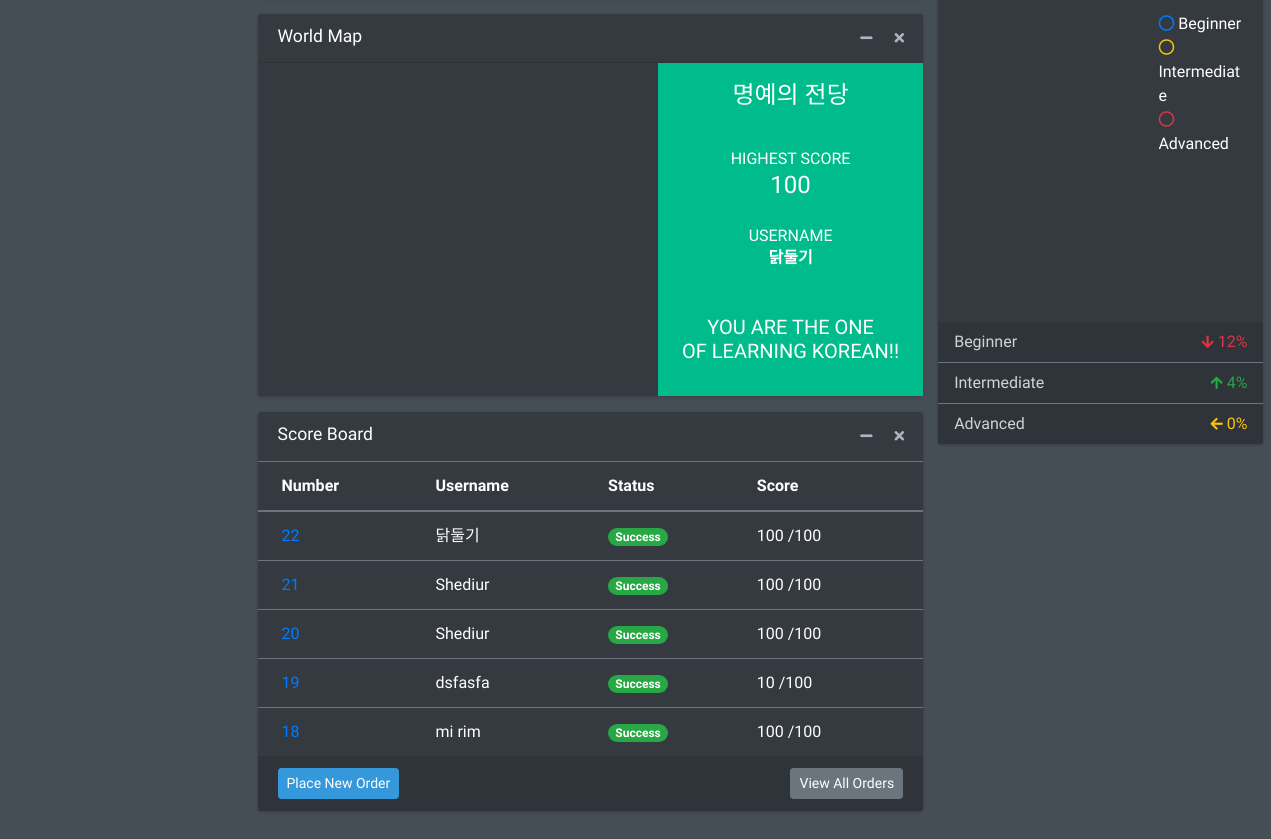
/ (signed in, lower part), run on an earlier commit of the app's database.
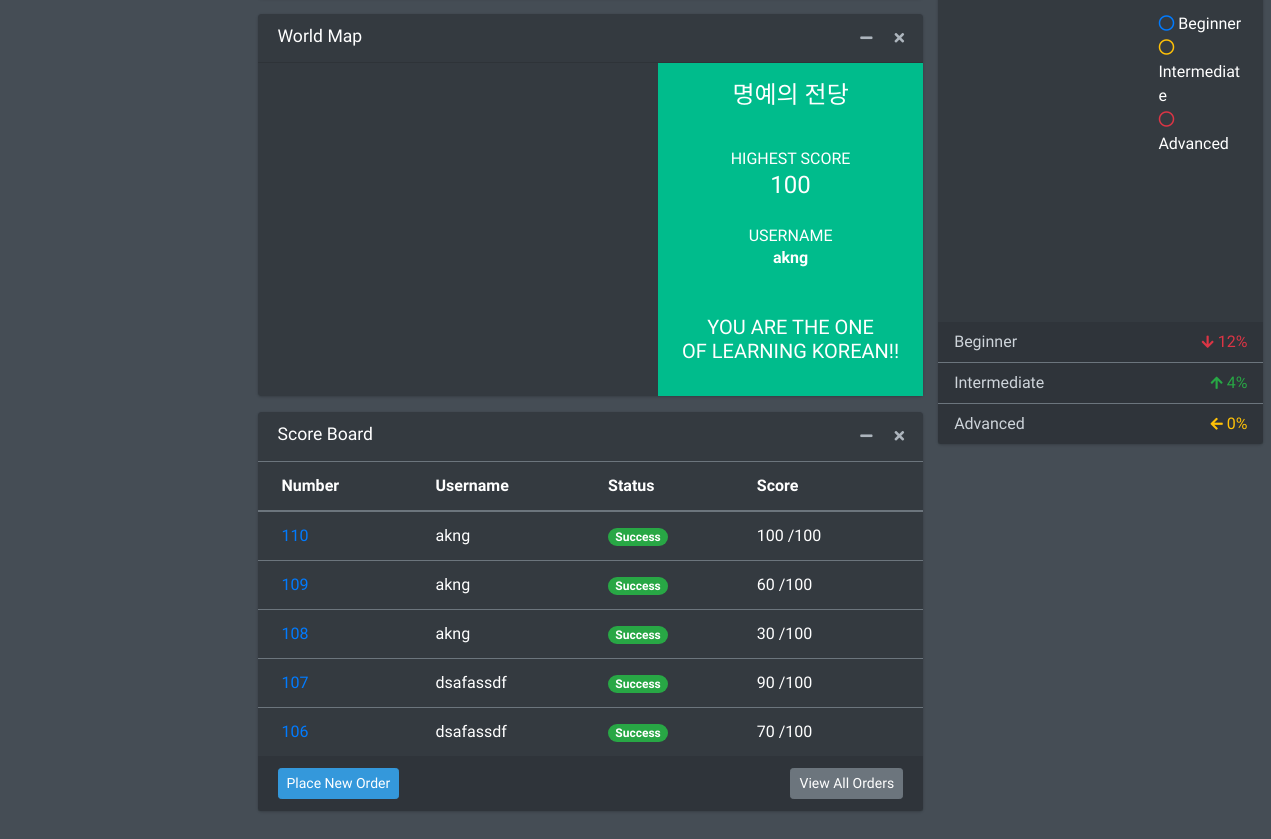
And on a later commit of the database.
### website/models.py (models this page shows)
class User(db.Model, UserMixin):
    id = db.Column(db.Integer, primary_key=True)
    email = db.Column(db.String(150), unique=True)
    password = db.Column(db.String(150))
    first_name = db.Column(db.String(150))
    notes = db.relationship('Note')
    scores = db.relationship('Score')
    scores_updown = db.relationship('Score_UpDown')

class Score(db.Model):
    id = db.Column(db.Integer, primary_key=True)
    data = db.Column(db.String(10000))
    date = db.Column(db.DateTime(timezone=True), default=func.now())
    user_id = db.Column(db.Integer, db.ForeignKey('user.id'))

### website/views.py (the view, shortened to what this page needs)
@views.route('/', methods=['GET', 'POST'])
@login_required
def home():
    users = User.query.all()
    s = Score.query.all()
    No_entity = False
    if len(current_user.scores) == int(0):
      No_entity = True
    No_entity_2 = False
    if len(s) <= int(4):
      No_entity_2 = True
    print(No_entity)
    score_sum = 0
    sum_score_len = len(current_user.scores)
    if sum_score_len != 0:
      for n in current_user.scores:
        score_sum += int(n.data)
    print(score_sum)
    if sum_score_len != 0:
      average_score = score_sum / sum_score_len
    else:
      average_score = 0
    average_score = math.floor(average_score)
    if sum_score_len != 0:
      latest_score = int(current_user.scores[-1].data)
    else:
      latest_score = 0
    correct = 0
    incorrect = 0
    if len(current_user.scores_updown) != 0:
      for n in current_user.scores_updown:
        correct += int(n.correct)
        incorrect += int(n.incorrect)
    else:
      pass
    correct_raw = int(correct /10)
    incorrect_raw = int(incorrect /10)
    Overall_Questions = correct+ incorrect
    if Overall_Questions == 0:
      correct = 0
      incorrect = 0
    else:
      correct = int(correct / Overall_Questions * 100)
      incorrect = int(incorrect / Overall_Questions * 100)
    SCORE_ALL = Score.query.all()
    SCORE_LIST = []
    for n in SCORE_ALL:
      n.data = int(n.data)
      SCORE_LIST.append(n.data)
    print(SCORE_LIST)
    SCORE_LIST.sort()
    print(SCORE_LIST)
    Higest_Score = SCORE_LIST[-1]
    Higest_Score_User = []
    for n in SCORE_ALL:
      if n.data == Higest_Score:
        Higest_Score_User.append(n.user_id)
    Higest_Score_User_listx = ""
    for n in users:
      if Higest_Score_User[-1] == n.id:
        Higest_Score_User_listx = n.first_name
    print(Higest_Score_User_listx)
    y = [1, 1, 2, 2]
    print(predict(1, y))
    for n in admin:
      print(n)
    total_visits_count = visits(1)
    score_list = []
    prediction_list = []
    pp_prediction_list= []
    Pearson = []
    res_prediction_score = 0
    res_res_prediction_score = 0
    tag = "D"
    if len(current_user.scores) < 3:
      predicted_score = 0
    avg_res = 0
    avg = 0
    num = 0
    if len(current_user.scores) >= 3:
      final_list = score_list + res_prediction_score
    if len(current_user.scores) >= 3:
      skew_final = skew(final_list)
    else:
      skew_final = 0
    if len(current_user.scores) >= 3:
      kurt_final = kurtosis(final_list)
    else:
      kurt_final = 0
    if len(current_user.scores) >= 3:
      var_final = np.var(final_list,ddof=1)
    else:
      var_final = 0
    if len(current_user.scores) >= 3:
      std_final = np.std(final_list)
    else:
      std_final = 0
    if len(current_user.scores) >= 3:
      min_final = min(final_list)
    else:
      min_final = 0
    if len(current_user.scores) >= 3:
      max_final = max(final_list)
    else:
      max_final = 0
    if len(current_user.scores) >= 3:
      data = np.array(final_list)
      q3, q1 = np.percentile(data, [75 ,25])
      iqr = q3 - q1
    else:
      iqr = 0
    if len(current_user.scores) >= 3:
      for m in range(0, len(final_list)):
        Pearson.append(m+1)
      correlation, p_value = pearsonr(Pearson, final_list)
    else:
      correlation = 0
    if len(current_user.scores) >= 3:
      covariance = np.cov(Pearson, final_list)[0,1]
    else:
      covariance = 0
    U_B = 0
    U_I = 0
    U_A = 0
    U_all = User.query.all()
    for u in range(0, len(U_all)):
      sum = 0
      aveg = 0
      for m_m in range(0, len(U_all[u].scores)):
        sum += U_all[u].scores[m_m].data
      if(len(U_all[u].scores) >=1):
        aveg = sum / len(U_all[u].scores)
      else:
        aveg = 0
      if(aveg >=70):
        U_A+=1
      elif(aveg <70 and aveg >= 30):
        U_I+=1
      else:
        U_B +=1
    print(U_B)
    print(U_I)
    print(U_A)
    return render_template("home.html", user=current_user, users = users, No_entity = No_entity, s=s, average_score = average_score, latest_score=latest_score, No_entity_2=No_entity_2, correct=correct, incorrect=incorrect, correct_raw= correct_raw, incorrect_raw = incorrect_raw, total_visits_count = total_visits_count, Higest_Score = Higest_Score, Higest_Score_User_listx = Higest_Score_User_listx, admin = admin, predicted_score = predicted_score, trial = len(current_user.scores), pp_prediction_list = pp_prediction_list, res_prediction_score = res_prediction_score, avg_res = avg_res, skew_final = skew_final, kurt_final = kurt_final, var_final = var_final, std_final = std_final, min_final = min_final, max_final = max_final, iqr = iqr, correlation = correlation, covariance= covariance, res_res_prediction_score = res_res_prediction_score, tag = tag, U_B = U_B, U_I = U_I, U_A = U_A)

### website/__init__.py (called while the page is built)
def create_app():
    app = Flask(__name__)
    app.config['SECRET_KEY'] = 'hjshjhdjah kjshkjdhjs'
    app.config['SQLALCHEMY_DATABASE_URI'] = f'sqlite:///{DB_NAME}'
    db.init_app(app)
    from .views import views
    from .auth import auth
    app.register_blueprint(views, url_prefix='/')
    app.register_blueprint(auth, url_prefix='/')
    from .models import User, Note
    create_database(app)
    login_manager = LoginManager()
    login_manager.login_view = 'auth.login'
    login_manager.init_app(app)
    @login_manager.user_loader
    def load_user(id):
        return User.query.get(int(id))
    return app

### website/views.py (called while the page is built)
def visits(n):
    num = result[0] + result[-1]
    result.append(num+13)
    print(result)
    del result[1]
    return result[-1]

def predict(x, y):
  return y

### website/templates/home.html (shortened to what the changed rows need)
{% extends "base.html" %} {% block title %}Level Test{% endblock %} {% block
content %}
  <div class="content-wrapper">
        <div class="row">
          <div class="col-md-8">
            <div class="card">
              <div class="card-body p-0">
                <div class="d-md-flex">
                  <div class="card-pane-right bg-success pt-2 pb-2 pl-4 pr-4">
                    <div class="description-block mb-4">
                      <span class="description-text">USERNAME</span>
                      <h3 class="description-header">{{ Higest_Score_User_listx }}</h3>
                    </div>
                  </div>
                </div>
              </div>
            </div>
            <div class="card">
              <div class="card-body p-0">
                <div class="table-responsive">
                  <table class="table m-0">
                    <thead>
                    <tr>
                      <th>Number</th>
                      <th>Username</th>
                      <th>Status</th>
                      <th>Score</th>
                    </tr>
                    </thead>
                    <tbody>
                    {% if No_entity_2 == True %}
                      <tr>
                        <td>
                          <div style="">There aren't enough members to draw the table.</div>
                        </td>
                      </tr>
                    {% else %}
                      <tr>
                        <td><a href="#">{{ s[-1].id }}</a></td>
                        <td>{{ users[s[-1].user_id-1].first_name }}</td>
                        <td><span class="badge badge-pill badge-success">Success</span></td>
                        <td>
                          <div class="sparkbar" data-color="#00a65a" data-height="20">{{ s[-1].data }} /100</div>
                        </td>
                      </tr>
                      <tr>
                        <td><a href="#">{{ s[-2].id }}</a></td>
                        <td>{{ users[s[-2].user_id-1].first_name }}</td>
                        <td><span class="badge badge-pill badge-success">Success</span></td>
                        <td>
                          <div class="sparkbar" data-color="#f39c12" data-height="20">{{ s[-2].data }} /100</div>
                        </td>
                      </tr>
                      <tr>
                        <td><a href="#">{{ s[-3].id }}</a></td>
                        <td>{{ users[s[-3].user_id-1].first_name }}</td>
                        <td><span class="badge badge-pill badge-success">Success</span></td>
                        <td>
                          <div class="sparkbar" data-color="#f56954" data-height="20">{{ s[-3].data }} /100</div>
                        </td>
                      </tr>
                      <tr>
                        <td><a href="#">{{ s[-4].id }}</a></td>
                        <td>{{ users[s[-4].user_id-1].first_name }}</td>
                        <td><span class="badge badge-pill badge-success">Success</span></td>
                        <td>
                          <div class="sparkbar" data-color="#00c0ef" data-height="20">{{ s[-4].data }} /100</div>
                        </td>
                      </tr>
                      <tr>
                        <td><a href="#">{{ s[-5].id }}</a></td>
                        <td>{{ users[s[-5].user_id-1].first_name }}</td>
                        <td><span class="badge badge-pill badge-success">Success</span></td>
                        <td>
                          <div class="sparkbar" data-color="#f39c12" data-height="20">{{ s[-5].data }} /100</div>
                        </td>
                      </tr>
                    {% endif %}
                    </tbody>
                  </table>
                </div>
              </div>
            </div>
          </div>
          </div>
        </div>
      </div>
  </div>
{% endblock %}

What changed in the data, as far as the page shows it:
no longer on this page (row unchanged): User: first_name "닭둘기"
no longer on this page (row unchanged): Score: id "22", data "100"
no longer on this page (row unchanged): Score: id "21", data "100"
no longer on this page (row unchanged): User: first_name "Shediur"
no longer on this page (row unchanged): Score: id "20", data "100"
no longer on this page (row unchanged): Score: id "19", data "10"
no longer on this page (row unchanged): User: first_name "dsfasfa"
no longer on this page (row unchanged): Score: id "18", data "100"
no longer on this page (row unchanged): User: first_name "mi rim"
added User: first_name "akng"
added Score: id "110", data "100"
added Score: id "109", data "60"
added Score: id "108", data "30"
added Score: id "107", data "90"
added User: first_name "dsafassdf"
added Score: id "106", data "70"
